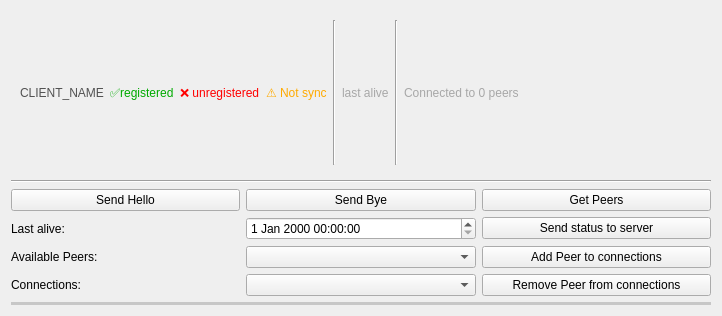
<?xml version="1.0" encoding="UTF-8"?>
<ui version="4.0">
 <class>PeerWidget</class>
 <widget class="QWidget" name="PeerWidget">
  <property name="geometry">
   <rect>
    <x>0</x>
    <y>0</y>
    <width>722</width>
    <height>316</height>
   </rect>
  </property>
  <property name="sizePolicy">
   <sizepolicy hsizetype="Preferred" vsizetype="Fixed">
    <horstretch>0</horstretch>
    <verstretch>0</verstretch>
   </sizepolicy>
  </property>
  <property name="windowTitle">
   <string>Form</string>
  </property>
  <layout class="QVBoxLayout" name="verticalLayout">
   <item>
    <widget class="QWidget" name="widget" native="true">
     <property name="styleSheet">
      <string notr="true"/>
     </property>
     <layout class="QHBoxLayout" name="horizontalLayout">
      <item>
       <widget class="QLabel" name="lbl_client_name">
        <property name="styleSheet">
         <string notr="true">font: 18pt &quot;Roboto&quot;;
color: rgb(81, 81, 81);</string>
        </property>
        <property name="text">
         <string>CLIENT_NAME</string>
        </property>
       </widget>
      </item>
      <item>
       <widget class="QLabel" name="lbl_registered">
        <property name="styleSheet">
         <string notr="true">
font: 87 8pt &quot;Roboto Black&quot;;
color: rgb(0, 170, 0);</string>
        </property>
        <property name="text">
         <string>✅registered</string>
        </property>
       </widget>
      </item>
      <item>
       <widget class="QLabel" name="lbl_unregistered">
        <property name="styleSheet">
         <string notr="true">font: 10pt &quot;Roboto&quot;;
color: rgb(255, 0, 0);</string>
        </property>
        <property name="text">
         <string>❌ unregistered</string>
        </property>
       </widget>
      </item>
      <item>
       <widget class="QLabel" name="lbl_not_sync">
        <property name="toolTip">
         <string>Click send status to server</string>
        </property>
        <property name="styleSheet">
         <string notr="true">font: 10pt &quot;Roboto&quot;;
color:rgb(255, 170, 0);</string>
        </property>
        <property name="text">
         <string>⚠️ Not sync</string>
        </property>
       </widget>
      </item>
      <item>
       <widget class="Line" name="line_4">
        <property name="orientation">
         <enum>Qt::Vertical</enum>
        </property>
       </widget>
      </item>
      <item>
       <widget class="QLabel" name="lbl_last_alive">
        <property name="styleSheet">
         <string notr="true">color: rgb(167, 167, 167);</string>
        </property>
        <property name="text">
         <string>last alive</string>
        </property>
       </widget>
      </item>
      <item>
       <widget class="Line" name="line_3">
        <property name="orientation">
         <enum>Qt::Vertical</enum>
        </property>
       </widget>
      </item>
      <item>
       <widget class="QLabel" name="lbl_connections">
        <property name="styleSheet">
         <string notr="true">color: rgb(167, 167, 167);</string>
        </property>
        <property name="text">
         <string>Connected to 0 peers</string>
        </property>
       </widget>
      </item>
      <item>
       <spacer name="horizontalSpacer">
        <property name="orientation">
         <enum>Qt::Horizontal</enum>
        </property>
        <property name="sizeHint" stdset="0">
         <size>
          <width>40</width>
          <height>20</height>
         </size>
        </property>
       </spacer>
      </item>
     </layout>
    </widget>
   </item>
   <item>
    <widget class="Line" name="line">
     <property name="orientation">
      <enum>Qt::Horizontal</enum>
     </property>
    </widget>
   </item>
   <item>
    <layout class="QHBoxLayout" name="horizontalLayout_2">
     <item>
      <widget class="QPushButton" name="btn_send_hello">
       <property name="text">
        <string>Send Hello</string>
       </property>
      </widget>
     </item>
     <item>
      <widget class="QPushButton" name="btn_send_bye">
       <property name="text">
        <string>Send Bye</string>
       </property>
      </widget>
     </item>
     <item>
      <widget class="QPushButton" name="btn_get_peers">
       <property name="text">
        <string>Get Peers</string>
       </property>
      </widget>
     </item>
    </layout>
   </item>
   <item>
    <layout class="QHBoxLayout" name="horizontalLayout_3">
     <item>
      <widget class="QLabel" name="label_4">
       <property name="text">
        <string>Last alive:</string>
       </property>
      </widget>
     </item>
     <item>
      <widget class="QDateTimeEdit" name="dte_last_alive"/>
     </item>
     <item>
      <widget class="QPushButton" name="btn_send_status">
       <property name="text">
        <string>Send status to server</string>
       </property>
      </widget>
     </item>
    </layout>
   </item>
   <item>
    <layout class="QGridLayout" name="gridLayout">
     <item row="0" column="0">
      <widget class="QLabel" name="label_5">
       <property name="text">
        <string>Available Peers:</string>
       </property>
      </widget>
     </item>
     <item row="0" column="1">
      <widget class="QComboBox" name="cmb_available_peers"/>
     </item>
     <item row="0" column="2">
      <widget class="QPushButton" name="btn_add_peer_to_connections">
       <property name="text">
        <string>Add Peer to connections</string>
       </property>
      </widget>
     </item>
     <item row="1" column="0">
      <widget class="QLabel" name="label_6">
       <property name="text">
        <string>Connections:</string>
       </property>
      </widget>
     </item>
     <item row="1" column="1">
      <widget class="QComboBox" name="cmb_connections"/>
     </item>
     <item row="1" column="2">
      <widget class="QPushButton" name="btn_remove_peers_from_connections">
       <property name="text">
        <string>Remove Peer from connections</string>
       </property>
      </widget>
     </item>
    </layout>
   </item>
   <item>
    <widget class="Line" name="line_2">
     <property name="styleSheet">
      <string notr="true">color: rgb(199, 199, 199);</string>
     </property>
     <property name="frameShadow">
      <enum>QFrame::Plain</enum>
     </property>
     <property name="lineWidth">
      <number>3</number>
     </property>
     <property name="orientation">
      <enum>Qt::Horizontal</enum>
     </property>
    </widget>
   </item>
  </layout>
 </widget>
 <resources/>
 <connections/>
</ui>
